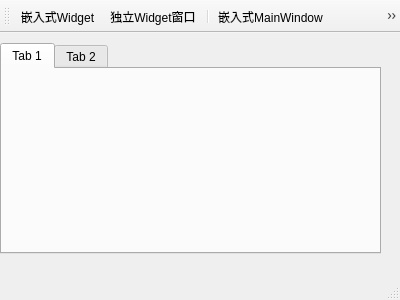
<?xml version="1.0" encoding="UTF-8"?>
<ui version="4.0">
 <class>MainWindow</class>
 <widget class="QMainWindow" name="MainWindow">
  <property name="geometry">
   <rect>
    <x>0</x>
    <y>0</y>
    <width>400</width>
    <height>300</height>
   </rect>
  </property>
  <property name="windowTitle">
   <string>MainWindow</string>
  </property>
  <widget class="QWidget" name="centralWidget">
   <widget class="QTabWidget" name="tabWidget">
    <property name="geometry">
     <rect>
      <x>0</x>
      <y>10</y>
      <width>381</width>
      <height>211</height>
     </rect>
    </property>
    <widget class="QWidget" name="tab">
     <attribute name="title">
      <string>Tab 1</string>
     </attribute>
    </widget>
    <widget class="QWidget" name="tab_2">
     <attribute name="title">
      <string>Tab 2</string>
     </attribute>
    </widget>
   </widget>
  </widget>
  <widget class="QMenuBar" name="menuBar">
   <property name="geometry">
    <rect>
     <x>0</x>
     <y>0</y>
     <width>400</width>
     <height>23</height>
    </rect>
   </property>
  </widget>
  <widget class="QToolBar" name="mainToolBar">
   <property name="toolButtonStyle">
    <enum>Qt::ToolButtonTextUnderIcon</enum>
   </property>
   <attribute name="toolBarArea">
    <enum>TopToolBarArea</enum>
   </attribute>
   <attribute name="toolBarBreak">
    <bool>false</bool>
   </attribute>
   <addaction name="actWidgetInsite"/>
   <addaction name="actWidget"/>
   <addaction name="separator"/>
   <addaction name="actWindowInsite"/>
   <addaction name="actWindow"/>
   <addaction name="separator"/>
   <addaction name="actQuit"/>
  </widget>
  <widget class="QStatusBar" name="statusBar"/>
  <action name="actWidgetInsite">
   <property name="icon">
    <iconset resource="res.qrc">
     <normaloff>:/image/image/actWidgetInsite.PNG</normaloff>:/image/image/actWidgetInsite.PNG</iconset>
   </property>
   <property name="text">
    <string>嵌入式Widget</string>
   </property>
   <property name="toolTip">
    <string>嵌入式Widget</string>
   </property>
  </action>
  <action name="actWidget">
   <property name="icon">
    <iconset resource="res.qrc">
     <normaloff>:/image/image/actWidget.PNG</normaloff>:/image/image/actWidget.PNG</iconset>
   </property>
   <property name="text">
    <string>独立Widget窗口</string>
   </property>
   <property name="toolTip">
    <string>独立Widget窗口</string>
   </property>
  </action>
  <action name="actWindowInsite">
   <property name="icon">
    <iconset resource="res.qrc">
     <normaloff>:/image/image/actWindowInsite.PNG</normaloff>:/image/image/actWindowInsite.PNG</iconset>
   </property>
   <property name="text">
    <string>嵌入式MainWindow</string>
   </property>
   <property name="toolTip">
    <string>嵌入式MainWindow</string>
   </property>
  </action>
  <action name="actWindow">
   <property name="icon">
    <iconset resource="res.qrc">
     <normaloff>:/image/image/actWindow.PNG</normaloff>:/image/image/actWindow.PNG</iconset>
   </property>
   <property name="text">
    <string>独立MainWindow窗口</string>
   </property>
   <property name="toolTip">
    <string>独立MainWindow窗口</string>
   </property>
  </action>
  <action name="actQuit">
   <property name="icon">
    <iconset resource="res.qrc">
     <normaloff>:/image/image/close.PNG</normaloff>:/image/image/close.PNG</iconset>
   </property>
   <property name="text">
    <string>退出</string>
   </property>
   <property name="toolTip">
    <string>退出</string>
   </property>
  </action>
 </widget>
 <layoutdefault spacing="6" margin="11"/>
 <resources>
  <include location="res.qrc"/>
 </resources>
 <connections/>
</ui>
